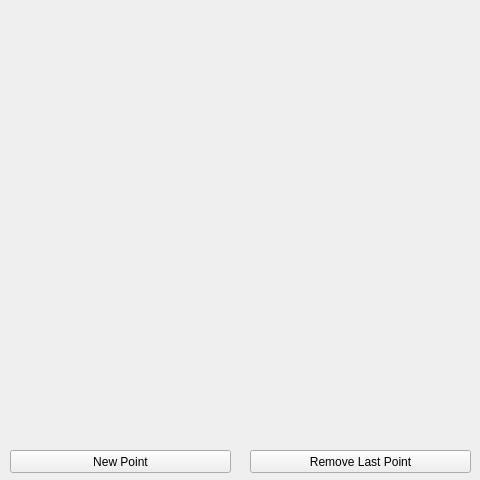
<?xml version="1.0" encoding="UTF-8"?>
<ui version="4.0">
 <class>Form</class>
 <widget class="QWidget" name="Form">
  <property name="geometry">
   <rect>
    <x>0</x>
    <y>0</y>
    <width>480</width>
    <height>480</height>
   </rect>
  </property>
  <property name="minimumSize">
   <size>
    <width>0</width>
    <height>0</height>
   </size>
  </property>
  <property name="maximumSize">
   <size>
    <width>65536</width>
    <height>65536</height>
   </size>
  </property>
  <property name="windowTitle">
   <string>My Floating Points</string>
  </property>
  <property name="autoFillBackground">
   <bool>false</bool>
  </property>
  <widget class="QPushButton" name="button_new_point">
   <property name="geometry">
    <rect>
     <x>10</x>
     <y>450</y>
     <width>221</width>
     <height>23</height>
    </rect>
   </property>
   <property name="focusPolicy">
    <enum>Qt::NoFocus</enum>
   </property>
   <property name="text">
    <string>New Point</string>
   </property>
  </widget>
  <widget class="QPushButton" name="button_del_last_point">
   <property name="geometry">
    <rect>
     <x>250</x>
     <y>450</y>
     <width>221</width>
     <height>23</height>
    </rect>
   </property>
   <property name="focusPolicy">
    <enum>Qt::NoFocus</enum>
   </property>
   <property name="text">
    <string>Remove Last Point</string>
   </property>
  </widget>
  <widget class="QWidget" name="point_area" native="true">
   <property name="geometry">
    <rect>
     <x>10</x>
     <y>10</y>
     <width>461</width>
     <height>431</height>
    </rect>
   </property>
  </widget>
 </widget>
 <resources/>
 <connections/>
</ui>
